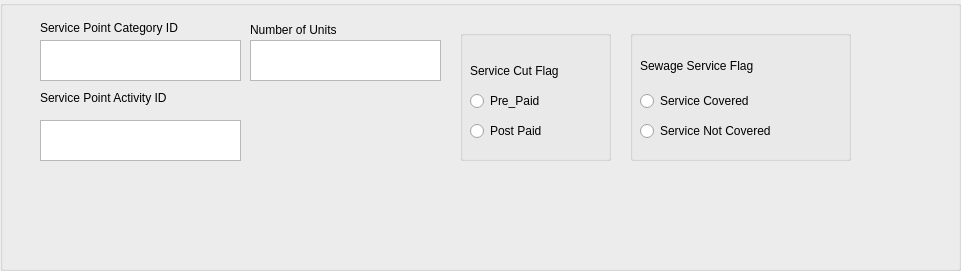
             <widget class="QGroupBox" name="groupBox_Services">
              <property name="geometry">
               <rect>
                <x>800</x>
                <y>10</y>
                <width>961</width>
                <height>271</height>
               </rect>
              </property>
              <property name="styleSheet">
               <string notr="true"/>
              </property>
              <property name="title">
               <string/>
              </property>
              <widget class="QLabel" name="L_Service_point_category_id_5">
               <property name="geometry">
                <rect>
                 <x>40</x>
                 <y>20</y>
                 <width>201</width>
                 <height>16</height>
                </rect>
               </property>
               <property name="text">
                <string>Service Point Category ID</string>
               </property>
              </widget>
              <widget class="QLabel" name="L_Service_point_activity_id_5">
               <property name="geometry">
                <rect>
                 <x>40</x>
                 <y>90</y>
                 <width>201</width>
                 <height>16</height>
                </rect>
               </property>
               <property name="text">
                <string>Service Point Activity ID</string>
               </property>
              </widget>
              <widget class="QTextEdit" name="T_Service_point_category_id_5">
               <property name="geometry">
                <rect>
                 <x>40</x>
                 <y>40</y>
                 <width>201</width>
                 <height>41</height>
                </rect>
               </property>
              </widget>
              <widget class="QTextEdit" name="T_Service_point_activity_id_5">
               <property name="geometry">
                <rect>
                 <x>40</x>
                 <y>120</y>
                 <width>201</width>
                 <height>41</height>
                </rect>
               </property>
              </widget>
              <widget class="QLabel" name="L_Number_of_Units_5">
               <property name="geometry">
                <rect>
                 <x>250</x>
                 <y>20</y>
                 <width>201</width>
                 <height>20</height>
                </rect>
               </property>
               <property name="text">
                <string>Number of Units</string>
               </property>
              </widget>
              <widget class="QTextEdit" name="T_Number_of_Units_5">
               <property name="geometry">
                <rect>
                 <x>250</x>
                 <y>40</y>
                 <width>191</width>
                 <height>41</height>
                </rect>
               </property>
              </widget>
              <widget class="QGroupBox" name="Service_Cut_Flag_Group_5">
               <property name="geometry">
                <rect>
                 <x>460</x>
                 <y>30</y>
                 <width>151</width>
                 <height>131</height>
                </rect>
               </property>
               <property name="title">
                <string/>
               </property>
               <widget class="QRadioButton" name="radioB_Service_cut_flag_Post_Paid_5">
                <property name="geometry">
                 <rect>
                  <x>10</x>
                  <y>90</y>
                  <width>97</width>
                  <height>22</height>
                 </rect>
                </property>
                <property name="text">
                 <string>Post Paid</string>
                </property>
               </widget>
               <widget class="QRadioButton" name="radioB_Service_cut_flag_Pre_Paid_5">
                <property name="geometry">
                 <rect>
                  <x>10</x>
                  <y>60</y>
                  <width>97</width>
                  <height>22</height>
                 </rect>
                </property>
                <property name="text">
                 <string>Pre_Paid</string>
                </property>
               </widget>
               <widget class="QLabel" name="L_Service_cut_flag_5">
                <property name="geometry">
                 <rect>
                  <x>10</x>
                  <y>30</y>
                  <width>131</width>
                  <height>21</height>
                 </rect>
                </property>
                <property name="text">
                 <string>Service Cut Flag</string>
                </property>
               </widget>
              </widget>
              <widget class="QGroupBox" name="Sewage_Service_Flag_Group_5">
               <property name="geometry">
                <rect>
                 <x>630</x>
                 <y>30</y>
                 <width>221</width>
                 <height>131</height>
                </rect>
               </property>
               <property name="title">
                <string/>
               </property>
               <widget class="QRadioButton" name="radioB_Sewage_service_flag_service_not_covered_5">
                <property name="geometry">
                 <rect>
                  <x>10</x>
                  <y>90</y>
                  <width>161</width>
                  <height>22</height>
                 </rect>
                </property>
                <property name="text">
                 <string>Service Not Covered</string>
                </property>
               </widget>
               <widget class="QRadioButton" name="radioB_Sewage_service_flag_service_covered_5">
                <property name="geometry">
                 <rect>
                  <x>10</x>
                  <y>60</y>
                  <width>171</width>
                  <height>22</height>
                 </rect>
                </property>
                <property name="text">
                 <string>Service Covered</string>
                </property>
               </widget>
               <widget class="QLabel" name="L_Sewage_service_flag_5">
                <property name="geometry">
                 <rect>
                  <x>10</x>
                  <y>20</y>
                  <width>161</width>
                  <height>31</height>
                 </rect>
                </property>
                <property name="text">
                 <string>Sewage Service Flag</string>
                </property>
               </widget>
              </widget>
             </widget>
